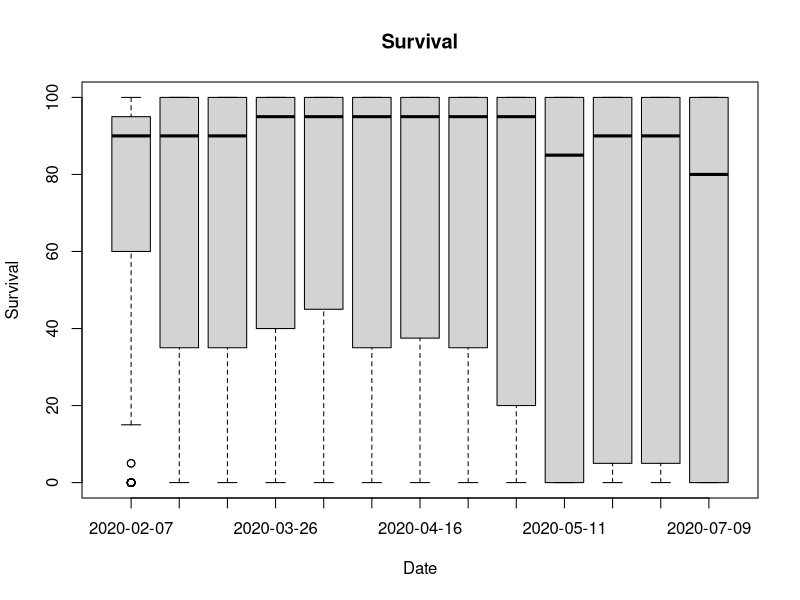
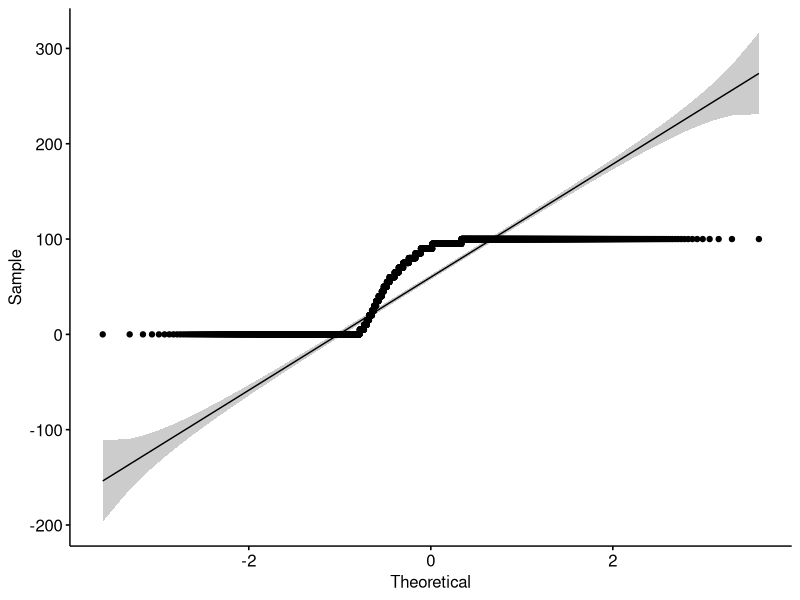
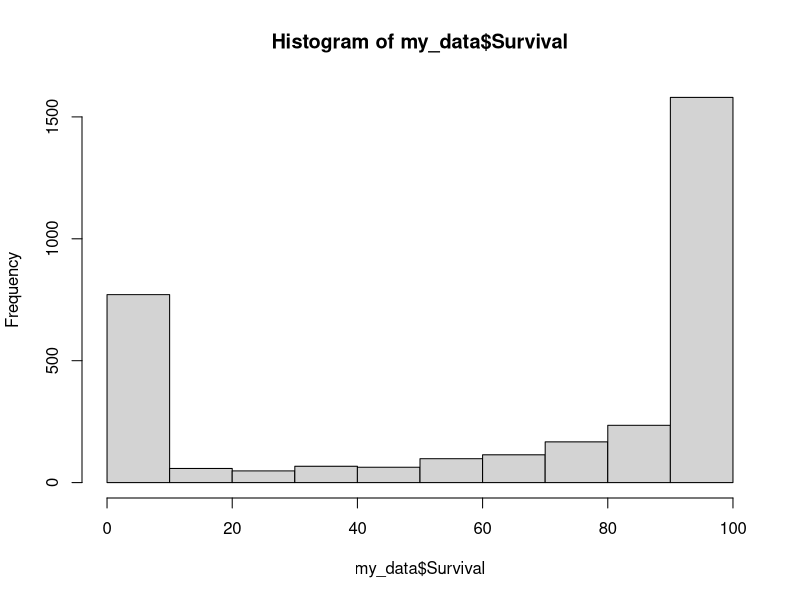
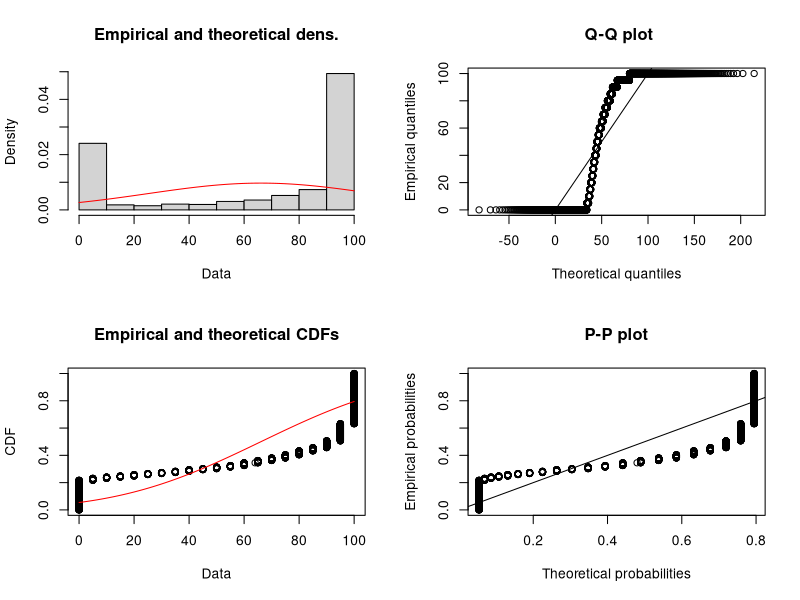

Write the R code that produced these figures, in order. (Note: this script raises an error after producing the figures.)
# loading libraries
library("readxl")
library("tidyverse")
library("lattice")
library("rstatix")
library("ggpubr")
library("lme4")
library("fitdistrplus")
library("lmerTest")
library("car")

# loading xls files
my_data <- read_excel("ImageJ_R.xlsx", sheet = 1)

# combining relevant sheets of excel file
for (i in 2:36) {
  temp <- read_excel("ImageJ_R.xlsx", sheet = i)
  my_data <- rbind(my_data, temp)
  print(i)
}

# removing unnecessary columns
my_data <- my_data[c(1,2,4,17)]

# turn dates into number of days from start (07/02/2020)
startdate <- as.Date("2020-02-07","%Y-%m-%d")
my_data$Date_days <- as.numeric(difftime(my_data$Date,startdate ,units="days"), units="days")

# change headers of column survival
my_data = my_data %>% 
  rename(
    Survival = `Survival (%)`
  )

# removing rows containing NAs (so the rows that don't contain the average values for survival)
my_data <- na.omit(my_data)

# write.csv(my_data,"test.csv", row.names = FALSE)

## check repeated measures ANOVA requirements

# visualising data with box plots

boxplot(my_data$`Survival` ~ my_data$Date,
        data=my_data, 
        main="Survival", 
        xlab="Date", 
        ylab="Survival")

# normality tests
ggqqplot(my_data, x = "Survival")

hist(my_data$Survival)

shapiro_test(my_data$Survival)

# Testing for homogeneity of variances
leveneTest(my_data$Survival, my_data$Treatment)
fligner.test(my_data$Survival, my_data$Treatment)
# Variances are NOT homogeneous

# Testing for sphericity
# Mauchly's Test for Sphericity!

# Testing which distribution fits the data best

test <- fitdist(my_data$Survival, "norm")
plot(test)
test$aic

test <- fitdist(my_data$Survival, "lnorm")
plot(test)
test$aic

test <- fitdist(my_data$Survival, "pois")
plot(test)
test$aic

test <- fitdist(my_data$Survival, "exp")
plot(test)
test$aic

test <- fitdist(my_data$Survival, "gamma")
plot(test)
test$aic

test <- fitdist(my_data$Survival, "nbinom")
plot(test)
test$aic

test <- fitdist(my_data$Survival, "geom")
plot(test)
test$aic

test <- fitdist((my_data$Survival/100), "beta", method = "mme")
plot(test)
test$aic

test <- fitdist(my_data$Survival, "unif")
plot(test)
test$aic

test <- fitdist(my_data$Survival, "logis")
plot(test)
test$aic

# A beta distribution fits best, so this will be used in the model

# Generalized Linear Mixed Model with Repeated Measures

Model <- glmer(Survival~Treatment+Date_days + (1|Structure), family=gaussian, data=my_data)
print(summary(Model),correlation=FALSE)
plot(Model)
qqnorm(resid(Model))
